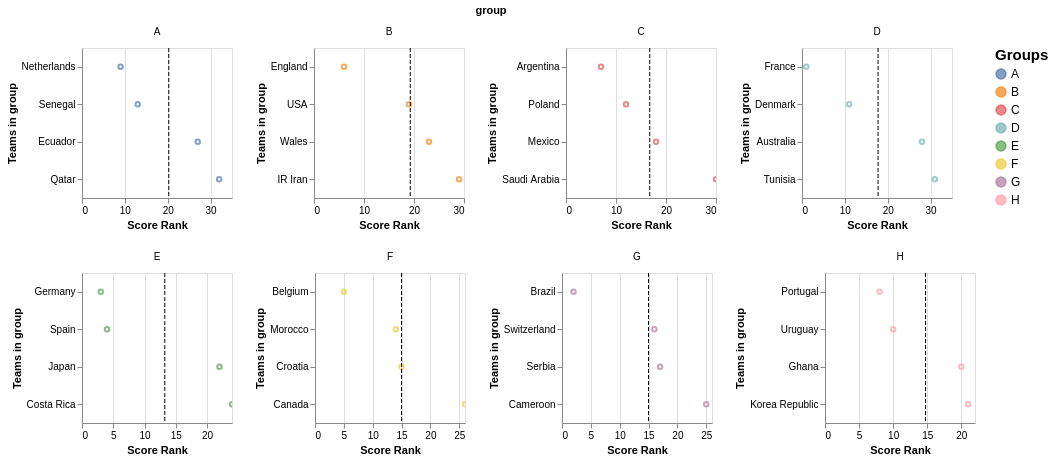

Vega-Lite specification stored for this chart:
### Vega-Lite specification from a JSON file in a GitHub repository (floating-point values rounded to 4 significant figures)
{"config": {"view": {"continuousWidth": 400, "continuousHeight": 300}}, "data": {"name": "data-61e4020420b2018c4979b0365fe54f7f"}, "facet": {"field": "group", "type": "nominal"}, "spec": {"layer": [{"mark": {"type": "point", "size": 20}, "encoding": {"color": {"field": "group", "legend": {"labelFontSize": 12, "orient": "right", "title": "Groups", "titleFontSize": 15}, "type": "nominal"}, "tooltip": [{"field": "team", "type": "nominal"}, {"field": "score_rank", "type": "quantitative"}], "x": {"field": "score_rank", "title": "Score Rank", "type": "quantitative"}, "y": {"field": "team", "sort": "x", "title": "Teams in group", "type": "nominal"}}, "height": 150, "selection": {"selector214": {"type": "single", "on": "mouseover", "nearest": true, "empty": "none"}, "selector215": {"type": "interval", "bind": "scales", "encodings": ["x", "y"]}}, "width": 150}, {"mark": {"type": "rule", "strokeDash": [4, 2]}, "encoding": {"x": {"aggregate": "mean", "field": "score_rank", "type": "quantitative"}}}, {"mark": {"type": "text", "dy": -5}, "encoding": {"color": {"field": "group", "legend": {"labelFontSize": 12, "orient": "right", "title": "Groups", "titleFontSize": 15}, "type": "nominal"}, "opacity": {"condition": {"value": 1, "selection": "selector214"}, "value": 0}, "text": {"field": "team", "type": "nominal"}, "tooltip": [{"field": "team", "type": "nominal"}, {"field": "score_rank", "type": "quantitative"}], "x": {"field": "score_rank", "title": "Score Rank", "type": "quantitative"}, "y": {"field": "team", "sort": "x", "title": "Teams in group", "type": "nominal"}}, "height": 150, "width": 150}]}, "columns": 4, "resolve": {"scale": {"x": "independent", "y": "independent"}}, "$schema": "https://vega.github.io/schema/vega-lite/v4.17.0.json", "datasets": {"data-61e4020420b2018c4979b0365fe54f7f": [{"team": "Netherlands", "group": "A", "fifa_rank": 10, "score_rank": 9, "avg_win_prob": 0.6583}, {"team": "Senegal", "group": "A", "fifa_rank": 20, "score_rank": 13, "avg_win_prob": 0.4923}, {"team": "Ecuador", "group": "A", "fifa_rank": 46, "score_rank": 27, "avg_win_prob": 0.3731}, {"team": "Qatar", "group": "A", "fifa_rank": 52, "score_rank": 32, "avg_win_prob": 0.454}, {"team": "England", "group": "B", "fifa_rank": 5, "score_rank": 6, "avg_win_prob": 0.6113}, {"team": "USA", "group": "B", "fifa_rank": 15, "score_rank": 19, "avg_win_prob": 0.505}, {"team": "Wales", "group": "B", "fifa_rank": 18, "score_rank": 23, "avg_win_prob": 0.3831}, {"team": "IR Iran", "group": "B", "fifa_rank": 21, "score_rank": 29, "avg_win_prob": 0.5996}, {"team": "Argentina", "group": "C", "fifa_rank": 4, "score_rank": 7, "avg_win_prob": 0.5304}, {"team": "Poland", "group": "C", "fifa_rank": 26, "score_rank": 12, "avg_win_prob": 0.4619}, {"team": "Mexico", "group": "C", "fifa_rank": 9, "score_rank": 18, "avg_win_prob": 0.5433}, {"team": "Saudi Arabia", "group": "C", "fifa_rank": 49, "score_rank": 30, "avg_win_prob": 0.5509}, {"team": "France", "group": "D", "fifa_rank": 3, "score_rank": 1, "avg_win_prob": 0.5986}, {"team": "Denmark", "group": "D", "fifa_rank": 11, "score_rank": 11, "avg_win_prob": 0.5335}, {"team": "Australia", "group": "D", "fifa_rank": 42, "score_rank": 28, "avg_win_prob": 0.5578}, {"team": "Tunisia", "group": "D", "fifa_rank": 35, "score_rank": 31, "avg_win_prob": 0.5054}, {"team": "Germany", "group": "E", "fifa_rank": 12, "score_rank": 3, "avg_win_prob": 0.6791}, {"team": "Spain", "group": "E", "fifa_rank": 7, "score_rank": 4, "avg_win_prob": 0.7072}, {"team": "Japan", "group": "E", "fifa_rank": 23, "score_rank": 22, "avg_win_prob": 0.5564}, {"team": "Costa Rica", "group": "E", "fifa_rank": 31, "score_rank": 24, "avg_win_prob": 0.4522}, {"team": "Belgium", "group": "F", "fifa_rank": 2, "score_rank": 5, "avg_win_prob": 0.581}, {"team": "Morocco", "group": "F", "fifa_rank": 24, "score_rank": 14, "avg_win_prob": 0.507}, {"team": "Croatia", "group": "F", "fifa_rank": 16, "score_rank": 15, "avg_win_prob": 0.551}, {"team": "Canada", "group": "F", "fifa_rank": 38, "score_rank": 26, "avg_win_prob": 0.457}, {"team": "Brazil", "group": "G", "fifa_rank": 1, "score_rank": 2, "avg_win_prob": 0.6077}, {"team": "Switzerland", "group": "G", "fifa_rank": 14, "score_rank": 16, "avg_win_prob": 0.4839}, {"team": "Serbia", "group": "G", "fifa_rank": 25, "score_rank": 17, "avg_win_prob": 0.4635}, {"team": "Cameroon", "group": "G", "fifa_rank": 37, "score_rank": 25, "avg_win_prob": 0.4987}, {"team": "Portugal", "group": "H", "fifa_rank": 8, "score_rank": 8, "avg_win_prob": 0.6142}, {"team": "Uruguay", "group": "H", "fifa_rank": 13, "score_rank": 10, "avg_win_prob": 0.4102}, {"team": "Ghana", "group": "H", "fifa_rank": 60, "score_rank": 20, "avg_win_prob": 0.5014}, {"team": "Korea Republic", "group": "H", "fifa_rank": 29, "score_rank": 21, "avg_win_prob": 0.5034}]}}
